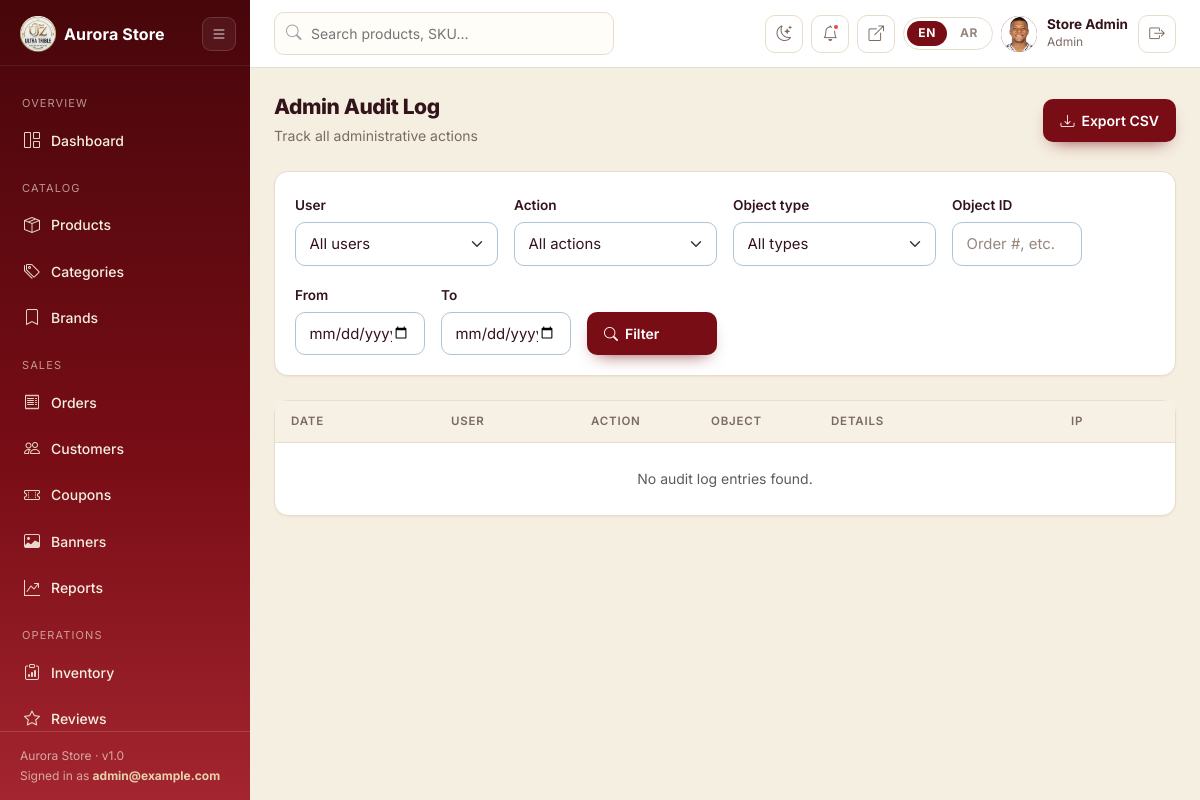
/management/audit/ (signed in), run on the app's committed database.
### apps/accounts/models.py (models this page shows, shortened)
class User(AbstractUser):
    class Role(models.TextChoices):
        CUSTOMER = "customer", _("Customer")
        STAFF = "staff", _("Staff")
        ADMIN = "admin", _("Admin")
    email = models.EmailField(_("Email address"), unique=True)
    username = models.CharField(
        max_length=150,
        unique=True,
        blank=True,
        help_text=_("Optional. Generated from your email if left blank."),
    )
    phone = models.CharField(
        max_length=30, blank=True, validators=[validate_phone]
    )
    profile_image = models.ImageField(
        upload_to="avatars/%Y/%m/", blank=True, validators=[validate_image_file]
    )
    role = models.CharField(
        max_length=20, choices=Role.choices, default=Role.CUSTOMER, db_index=True
    )
    email_verified = models.BooleanField(default=False)
    verification_token = models.CharField(
        max_length=64, blank=True, null=True, default=None, db_index=True
    )
    email_verification_sent_at = models.DateTimeField(null=True, blank=True)
    date_of_birth = models.DateField(null=True, blank=True)
    active_session_key = models.CharField(
        max_length=40, blank=True, default="", db_index=True
    )
    active_device_id = models.CharField(max_length=64, blank=True, default="")
    USERNAME_FIELD = "email"
    REQUIRED_FIELDS: list = []
    class Meta:
        verbose_name = _("user")
        verbose_name_plural = _("users")
        indexes = [models.Index(fields=["email"])]
    @property
    def is_management(self):
        return self.is_active and (self.is_staff or self.is_superuser)

### apps/dashboard/views_ops.py (the view)
# urls.py: path("audit/", views_ops.audit_log, name="audit_log"),
@management_required
@permission_required("dashboard.view_adminauditlog")
def audit_log(request):
    user_filter = request.GET.get("user", "")
    action_filter = request.GET.get("action", "")
    object_type_filter = request.GET.get("object_type", "")
    object_id_filter = request.GET.get("object_id", "")
    date_from = request.GET.get("date_from", "")
    date_to = request.GET.get("date_to", "")
    qs = AdminAuditLog.objects.select_related("user").order_by("-created_at")
    if user_filter:
        qs = qs.filter(user_id=user_filter)
    if action_filter:
        qs = qs.filter(action=action_filter)
    if object_type_filter:
        qs = qs.filter(object_type__icontains=object_type_filter)
    if object_id_filter:
        qs = qs.filter(object_id__icontains=object_id_filter)
    if date_from:
        qs = qs.filter(created_at__date__gte=date_from)
    if date_to:
        qs = qs.filter(created_at__date__lte=date_to)
    if request.GET.get("export") == "csv":
        return _export_audit_csv(qs)
    page_obj = paginate(request, qs, per_page=50)
    users = User.objects.filter(audit_logs__isnull=False).distinct()
    actions = AdminAuditLog.ACTION_TYPES = [
        ("create", _("Created")), ("update", _("Updated")), ("delete", _("Deleted")),
        ("status_change", _("Status Changed")), ("payment", _("Payment Action")),
        ("refund", _("Refund Processed")), ("cancel", _("Cancelled")),
        ("approve", _("Approved")), ("reject", _("Rejected")), ("login", _("Login")),
        ("export", _("Data Export")), ("settings", _("Settings Changed")),
        ("other", _("Other")),
    ]
    object_types = AdminAuditLog.objects.values_list("object_type", flat=True).distinct()
    context = {
        "nav": "audit",
        "page_obj": page_obj,
        "logs": page_obj.object_list,
        "users": users,
        "actions": actions,
        "object_types": object_types,
        "filters": {
            "user": user_filter,
            "action": action_filter,
            "object_type": object_type_filter,
            "object_id": object_id_filter,
            "date_from": date_from,
            "date_to": date_to,
        },
    }
    return render(request, "management/audit_log.html", context)

### templates/management/audit_log.html (shortened to what this page needs)
{% extends "management/base.html" %}
{% load i18n %}
{% block content %}
<div class="d-flex justify-content-between align-items-center mb-4 flex-wrap gap-2">
  <div>
    <h1 class="mg-title">{% trans "Admin Audit Log" %}</h1>
    <p class="mg-sub mb-0">{% trans "Track all administrative actions" %}</p>
  </div>
  <a class="mg-btn mg-btn-primary" href="{% url 'dashboard:audit_log' %}?export=csv&{{ request.GET.urlencode }}">
    <i class="bi bi-download"></i> {% trans "Export CSV" %}
  </a>
</div>
<div class="mg-card mb-4">
  <div class="mg-card-body">
    <form method="get" class="row g-3 align-items-end">
      <div class="col-md-3">
        <label class="form-label small">{% trans "User" %}</label>
        <select name="user" class="form-select">
          <option value="">{% trans "All users" %}</option>
        </select>
      </div>
      <div class="col-md-3">
        <label class="form-label small">{% trans "Action" %}</label>
        <select name="action" class="form-select">
          <option value="">{% trans "All actions" %}</option>
        </select>
      </div>
      <div class="col-md-3">
        <label class="form-label small">{% trans "Object type" %}</label>
        <select name="object_type" class="form-select">
          <option value="">{% trans "All types" %}</option>
        </select>
      </div>
      <div class="col-md-2">
        <label class="form-label small">{% trans "Object ID" %}</label>
        <input type="text" name="object_id" value="{{ filters.object_id }}" class="form-control" placeholder="{% trans "Order #, etc." %}">
      </div>
      <div class="col-md-2">
        <label class="form-label small">{% trans "From" %}</label>
        <input type="date" name="date_from" value="{{ filters.date_from }}" class="form-control">
      </div>
      <div class="col-md-2">
        <label class="form-label small">{% trans "To" %}</label>
        <input type="date" name="date_to" value="{{ filters.date_to }}" class="form-control">
      </div>
      <div class="col-md-2">
        <button class="mg-btn mg-btn-primary w-100" type="submit"><i class="bi bi-search"></i> {% trans "Filter" %}</button>
      </div>
    </form>
  </div>
</div>
<div class="mg-card">
  <div class="table-responsive">
    <table class="mg-table">
      <thead>
        <tr>
          <th style="width:160px">{% trans "Date" %}</th>
          <th style="width:140px">{% trans "User" %}</th>
          <th style="width:120px">{% trans "Action" %}</th>
          <th style="width:120px">{% trans "Object" %}</th>
          <th>{% trans "Details" %}</th>
          <th style="width:120px">{% trans "IP" %}</th>
        </tr>
      </thead>
      <tbody>
        {% for log in logs %}
          <tr>
            <td>{{ log.created_at|date:"M j, Y g:i A" }}</td>
            <td>
              {% if log.user %}
                {{ log.user.get_full_name|default:log.user.email }}
              {% else %}
                <span class="text-muted">{% trans "System" %}</span>
              {% endif %}
            </td>
            <td><span class="mg-chip">{{ log.action }}</span></td>
            <td>
              {% if log.object_id %}
                <strong>{{ log.object_type }}</strong> {{ log.object_id }}
              {% else %}
                <span class="text-muted">{{ log.object_type }}</span>
              {% endif %}
            </td>
            <td>
              <div class="small text-muted">{{ log.object_repr }}</div>
              {% if log.changes %}
                <details class="mt-1">
                  <summary class="small text-muted">{% trans "Changes" %}</summary>
                  <pre class="small mt-1 p-2 rounded" style="background:#f8f9fa;max-height:150px;overflow:auto">{{ log.changes|json_script:"audit-changes" }}</pre>
                </details>
              {% endif %}
            </td>
            <td class="text-muted small">{{ log.ip_address|default:"—" }}</td>
          </tr>
        {% empty %}
          <tr>
            <td colspan="6" class="text-center text-muted py-4">{% trans "No audit log entries found." %}</td>
          </tr>
        {% endfor %}
      </tbody>
    </table>
  </div>
</div>
{% endblock %}

### templates/management/base.html (shortened to what this page needs)
{% load static i18n core_tags %}
{% is_rtl as IS_RTL %}
<!DOCTYPE html>
<html lang="{{ LANGUAGE_CODE }}" class="mg-root" {% if IS_RTL %}dir="rtl"{% endif %}>
<head>
  <link rel="stylesheet" href="{% static 'vendor/css/bootstrap.min.css' %}">
  <link rel="stylesheet" href="{% static 'vendor/css/bootstrap-icons.min.css' %}">
  <link rel="stylesheet" href="{% static_v 'css/main.css' %}">
  <link rel="stylesheet" href="{% static 'css/management.css' %}">
  <link rel="stylesheet" href="{% static_v 'css/dark.css' %}">
</head>
<body class="mg-body">
  <div class="d-flex">
    {% include "management/_sidebar.html" %}
    <div class="mg-main">
      <header class="mg-topbar">
        {% if perms.catalog.view_product %}
          <form class="mg-search" action="{% url 'dashboard:products' %}" method="get">
            <i class="bi bi-search"></i>
            <input type="search" name="q" value="{{ request.GET.q|default:'' }}"
                   placeholder="{% trans 'Search products, SKU…' %}" aria-label="{% trans 'Search' %}">
          </form>
        {% endif %}
        <div class="ms-auto d-flex align-items-center gap-2">
          <button class="mg-icon-btn" type="button"
                  data-theme-toggle
                  data-to-dark="{% trans 'Switch to dark mode' %}"
                  data-to-light="{% trans 'Switch to light mode' %}"
                  aria-pressed="false"
                  aria-label="{% trans 'Switch to dark mode' %}"
                  title="{% trans 'Switch to dark mode' %}">
            <i class="bi bi-moon-stars" data-theme-icon aria-hidden="true"></i>
          </button>
          {% if perms.notifications.view_notification %}
            <a class="mg-icon-btn" href="{% url 'dashboard:notifications' %}" title="{% trans 'Notifications' %}">
              <i class="bi bi-bell"></i>
              {% if portal_unread %}
                <span class="dot"></span>
              {% endif %}
            </a>
          {% endif %}
          <a class="mg-icon-btn" href="{% url 'core:home' %}" target="_blank" title="{% trans 'View storefront' %}">
            <i class="bi bi-box-arrow-up-right"></i>
          </a>
          <div class="mg-lang">
            {% language_switcher %}
          </div>
          <div class="mg-user">
            <span class="au-avatar">
              {% if user.profile_image %}<img src="{{ user.profile_image.url }}" alt="">{% else %}{{ user.initials }}{% endif %}
            </span>
            <div class="who">
              <b>{{ user.get_full_name|default:user.username }}</b>
              {% trans "Staff" as STAFF_LABEL %}
              <span>{{ user.get_role_display|default:STAFF_LABEL }}</span>
            </div>
            <form method="post" action="{% url 'accounts:logout' %}">
              <button class="mg-icon-btn" type="submit" title="{% trans 'Sign out' %}">
                <i class="bi bi-box-arrow-right"></i>
              </button>
            </form>
          </div>
        </div>
      </header>
      <main class="mg-content">
        {% include "includes/messages.html" %}
        {% block content %}{% endblock %}
      </main>
    </div>
  </div>
</body>
</html>

### templates/management/_sidebar.html (shortened to what this page needs)
{% load i18n static %}
<aside class="mg-sidebar">
  <div class="mg-side-head">
    <a class="mg-brand d-flex align-items-center gap-2" href="{% url 'dashboard:home' %}">
      <img src="{% static 'images/logo.png' %}" alt="{{ SITE_NAME }}" class="brand-logo" style="height: 36px; width: auto;">
      <span class="brand-text">{{ SITE_NAME }}</span>
    </a>
    <button class="mg-side-toggle" id="mg-side-toggle" type="button"
            aria-label="{% trans 'Toggle navigation' %}" title="{% trans 'Toggle navigation' %}">
      <i class="bi bi-list"></i>
    </button>
  </div>
  <nav class="mg-nav">
    <div class="mg-label">{% trans "Overview" %}</div>
    <a href="{% url 'dashboard:home' %}" class="{% if nav == 'home' %}active{% endif %}">
      <i class="bi bi-grid-1x2"></i> {% trans "Dashboard" %}
    </a>
    {% if perms.catalog.view_product or perms.catalog.view_category or perms.catalog.view_brand %}
      <div class="mg-label">{% trans "Catalog" %}</div>
      {% if perms.catalog.view_product %}
        <a href="{% url 'dashboard:products' %}" class="{% if nav == 'products' %}active{% endif %}">
          <i class="bi bi-box-seam"></i> {% trans "Products" %}
        </a>
      {% endif %}
      {% if perms.catalog.view_category %}
        <a href="{% url 'dashboard:categories' %}" class="{% if nav == 'categories' %}active{% endif %}">
          <i class="bi bi-tags"></i> {% trans "Categories" %}
        </a>
      {% endif %}
      {% if perms.catalog.view_brand %}
        <a href="{% url 'dashboard:brands' %}" class="{% if nav == 'brands' %}active{% endif %}">
          <i class="bi bi-bookmark"></i> {% trans "Brands" %}
        </a>
      {% endif %}
    {% endif %}
    {% if perms.orders.view_order or perms.accounts.view_user or perms.coupons.view_coupon or perms.banners.view_banner %}
      <div class="mg-label">{% trans "Sales" %}</div>
      {% if perms.orders.view_order %}
        <a href="{% url 'dashboard:orders' %}" class="{% if nav == 'orders' %}active{% endif %}">
          <i class="bi bi-receipt"></i> {% trans "Orders" %}
        </a>
      {% endif %}
      {% if perms.accounts.view_user %}
        <a href="{% url 'dashboard:customers' %}" class="{% if nav == 'customers' %}active{% endif %}">
          <i class="bi bi-people"></i> {% trans "Customers" %}
        </a>
      {% endif %}
      {% if perms.coupons.view_coupon %}
        <a href="{% url 'dashboard:coupons' %}" class="{% if nav == 'coupons' %}active{% endif %}">
          <i class="bi bi-ticket-perforated"></i> {% trans "Coupons" %}
        </a>
      {% endif %}
      {% if perms.banners.view_banner %}
        <a href="{% url 'dashboard:banners' %}" class="{% if nav == 'banners' %}active{% endif %}">
          <i class="bi bi-image"></i> {% trans "Banners" %}
        </a>
      {% endif %}
      {% if perms.orders.view_order %}
        <a href="{% url 'dashboard:reports' %}" class="{% if nav == 'reports' %}active{% endif %}">
          <i class="bi bi-graph-up-arrow"></i> {% trans "Reports" %}
        </a>
      {% endif %}
    {% endif %}
    {% if perms.inventory.view_stocktransaction or perms.reviews.view_review or perms.notifications.view_newslettersubscriber or perms.notifications.view_notification %}
      <div class="mg-label">{% trans "Operations" %}</div>
      {% if perms.inventory.view_stocktransaction %}
        <a href="{% url 'dashboard:inventory' %}" class="{% if nav == 'inventory' %}active{% endif %}">
          <i class="bi bi-clipboard-data"></i> {% trans "Inventory" %}
        </a>
      {% endif %}
      {% if perms.reviews.view_review %}
        <a href="{% url 'dashboard:reviews' %}" class="{% if nav == 'reviews' %}active{% endif %}">
          <i class="bi bi-star"></i> {% trans "Reviews" %}
        </a>
      {% endif %}
    {% endif %}
  </nav>
  <div class="mg-foot">
    {{ SITE_NAME }} · v1.0<br>
    {% trans "Signed in as" %} <b style="color:#e5d3af">{{ user.email }}</b>
  </div>
</aside>

### data on the page
User: email "admin@example.com", profile_image (picture), get_full_name "Store Admin", role "Admin"

### other printed values
{{ SITE_NAME }} "Aurora Store"
